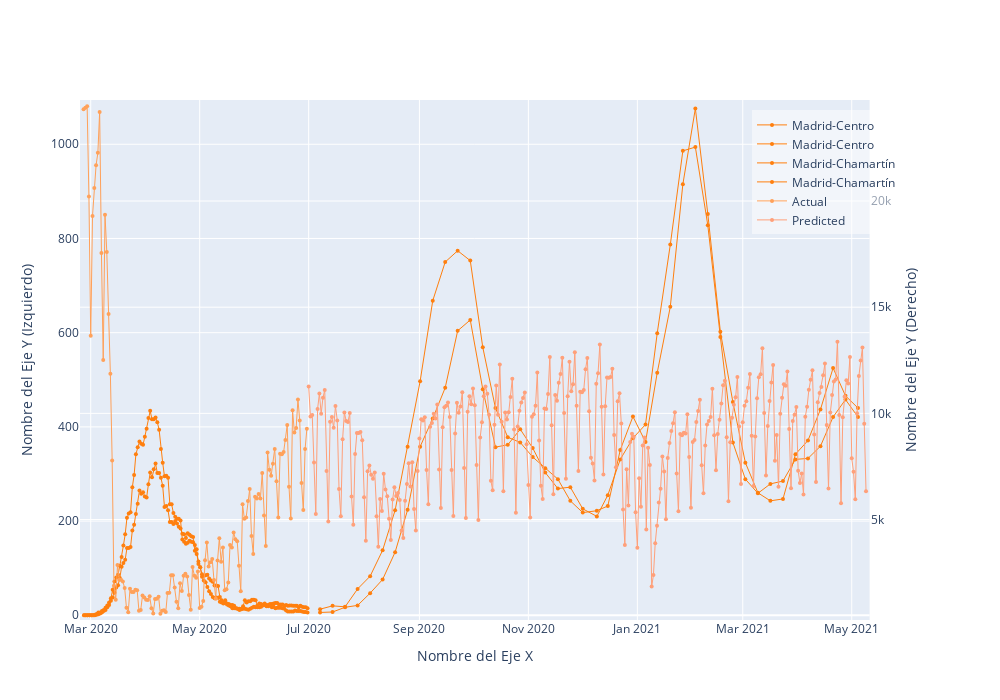

The cell this chart's notebook holds for it:
### Code cell
# import plotly.subplots as sp
# import plotly.graph_objs as go
# import pandas as pd

table1 = table_Final.loc['2020-02-26':'2020-06-30']
table2 = table2_Final.loc['2020-07-01':'2021-05-09']

# Crear la figura con subtramas
fig = sp.make_subplots(specs=[[{"secondary_y": True}]])

# Agregar las curvas de table1 y table2 en el lado izquierdo
for distrito in columns_names:                
    x = distrito.startswith(Distrito_1)
    y = distrito.startswith(Distrito_2)    
    if (x == True) or (y == True):
        
        color_dict = {
        Distrito_1: '#17becf',
        Distrito_2: '#ff7f0e',        
        }
        
        # Definir los rangos para los ejes x e y
        x_range = pd.date_range(start='2020-02-24', end='2021-05-11', freq='D')

        max_value_left = max(table1[distrito].max(), table2[distrito].max())+100
        min_value_left = min(table1[distrito].min(), table2[distrito].min())-10
        y_range_left = [min_value_left, max_value_left]#[-5, 1100]

        max_value_right = max(periodo1[listaDst[1]].max(), periodo2[listaDst[1]].max())+300
        min_value_right = min(periodo1[listaDst[1]].min(), periodo2[listaDst[1]].min())-300
        y_range_right = [min_value_right, max_value_right]
        
        fig.add_trace(go.Scatter(
            x=table1.index,
            y=table1[distrito],
            name=distrito,
            mode='lines+markers',
            line=dict(width=1, color=color_dict.get(Distrito_1, '#FFA07A')),
            marker=dict(size=4),
            yaxis="y1"  # Asociar la curva al eje y en el lado izquierdo
        ), secondary_y=False)
        
        fig.add_trace(go.Scatter(
            x=table2.index,
            y=table2[distrito],
            name=distrito,
            mode='lines+markers',
            line=dict(width=1, color=color_dict.get(distrito, '#FFA07A')),
            marker=dict(size=4),
            yaxis="y1"  # Asociar la curva al eje y en el lado izquierdo
        ), secondary_y=False)

# Agregar las curvas de periodo1 y periodo2 en el lado derecho
fig.add_trace(go.Scatter(
    x=periodo1.index,
    y=periodo1[listaDst[1]],
    name='Actual',
    mode='lines+markers',
    line=dict(width=1),
    marker=dict(size=4),
    yaxis="y2"  # Asociar la curva al eje y en el lado derecho
), secondary_y=True)

fig.add_trace(go.Scatter(
    x=periodo2.index,
    y=periodo2[listaDst[1]],
    name='Predicted',
    mode='lines+markers',
    line=dict(width=1, color=   '#FFA07A'),
    marker=dict(size=4),
    yaxis="y2"  # Asociar la curva al eje y en el lado derecho
), secondary_y=True)

# Actualizar la configuración de diseño de la figura
fig.update_layout(
    width=1000,
    height=700,
    xaxis=dict(range=[min(x_range), max(x_range)], title='Nombre del Eje X'),
    yaxis=dict(range=y_range_left, title='Nombre del Eje Y (Izquierdo)'),
    yaxis2=dict(range=y_range_right, title='Nombre del Eje Y (Derecho)'),
    legend=dict(
        x=0.80,
        y=0.98,
        bgcolor='rgba(255, 255, 255, 0.5)',    # Color de fondo 
        bordercolor='rgba(0, 0, 0, 0.5)',    # Color del borde 
    )
)

# Mostrar la figura
fig.show()
